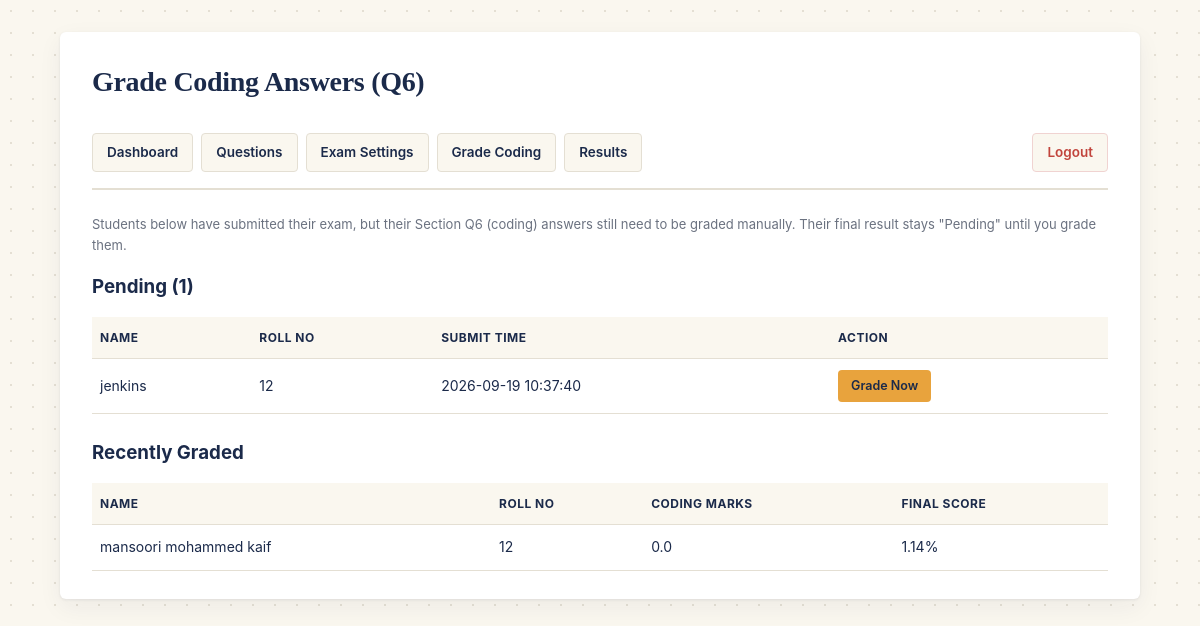
/admin/grade-coding (signed in), run on the app's committed database.
### tables this page shows
CREATE TABLE students (
            id INTEGER PRIMARY KEY AUTOINCREMENT,
            name TEXT NOT NULL,
            roll_no TEXT NOT NULL,
            start_time TIMESTAMP DEFAULT CURRENT_TIMESTAMP,
            submit_time TIMESTAMP,
            total_questions INTEGER,
            correct_answers INTEGER,
            total_marks INTEGER,                    -- poore paper ke total marks (Q1-Q6 sab milaake)
            obtained_marks REAL,                     -- AUTO-graded marks (Q1-Q5) - Q6 isme shaamil NAHI hai
            coding_marks REAL,                       -- Q6 (coding) ke marks - Admin manually deta hai, isliye NULL rehta hai jab tak grade na ho
            coding_graded INTEGER DEFAULT 0,         -- 1 jab Admin ne Q6 poora grade kar diya, tabhi FINAL result ready hota hai
            score REAL,                              -- FINAL score % (sirf coding_graded=1 hone ke baad meaningful)
            question_order TEXT                      -- JSON: is student ke liye shuffled/sampled poora paper
        );

### app.py (the view)
@app.route("/admin/grade-coding")
@login_required
def admin_grade_coding_list():
    conn = get_db_connection()
    pending_students = conn.execute(
        "SELECT * FROM students WHERE submit_time IS NOT NULL AND coding_graded = 0 ORDER BY submit_time ASC"
    ).fetchall()
    graded_students = conn.execute(
        "SELECT * FROM students WHERE submit_time IS NOT NULL AND coding_graded = 1 ORDER BY submit_time DESC LIMIT 20"
    ).fetchall()
    conn.close()
    return render_template("admin_grade_coding.html", pending_students=pending_students, graded_students=graded_students)

### app.py (called while the page is built)
def login_required(view_function):
    @wraps(view_function)
    def wrapper(*args, **kwargs):
        if not session.get("is_admin"):
            return redirect(url_for("admin_login"))
        return view_function(*args, **kwargs)
    return wrapper

### db.py (called while the page is built)
def get_db_connection():
    conn = sqlite3.connect(DB_FULL_PATH)
    conn.row_factory = sqlite3.Row   # column NAME se value nikal sakein
    conn.execute("PRAGMA foreign_keys = ON")
    return conn

### templates/admin_grade_coding.html (shortened to what this page needs)
<!DOCTYPE html>
<html lang="en">
<head>
    <link rel="stylesheet" href="{{ url_for('static', filename='css/style.css') }}">
</head>
<body>
    <div class="admin-container">
        <div class="header"><h1>Grade Coding Answers (Q6)</h1></div>
        {% include "admin_nav.html" %}
        <p style="color: var(--slate); font-size: 13px; margin-bottom:16px;">
            Students below have submitted their exam, but their Section Q6 (coding) answers still need to be graded manually.
            Their final result stays "Pending" until you grade them.
        </p>
        <h3 style="margin-bottom:10px;">Pending ({{ pending_students|length }})</h3>
        {% if pending_students|length == 0 %}
            <p style="color: var(--slate);">Nothing pending — all caught up!</p>
        {% else %}
        <table class="data-table">
            <thead><tr><th>Name</th><th>Roll No</th><th>Submit Time</th><th>Action</th></tr></thead>
            <tbody>
                {% for s in pending_students %}
                <tr>
                    <td>{{ s.name }}</td>
                    <td>{{ s.roll_no }}</td>
                    <td>{{ s.submit_time }}</td>
                    <td><a href="{{ url_for('admin_grade_coding_student', student_id=s.id) }}" class="btn-small btn-grade">Grade Now</a></td>
                </tr>
                {% endfor %}
            </tbody>
        </table>
        {% endif %}
        <h3 style="margin: 24px 0 10px;">Recently Graded</h3>
        {% if graded_students|length == 0 %}
            <p style="color: var(--slate);">None yet.</p>
        {% else %}
        <table class="data-table">
            <thead><tr><th>Name</th><th>Roll No</th><th>Coding Marks</th><th>Final Score</th></tr></thead>
            <tbody>
                {% for s in graded_students %}
                <tr>
                    <td>{{ s.name }}</td>
                    <td>{{ s.roll_no }}</td>
                    <td>{{ s.coding_marks }}</td>
                    <td>{{ s.score }}%</td>
                </tr>
                {% endfor %}
            </tbody>
        </table>
        {% endif %}
    </div>
</body>
</html>

### static/css/style.css (style rules this page uses)
:root { --ink: #1B2A4A; --paper: #FAF7EF; --paper-card: #FFFFFF; --gold: #E8A33D; --gold-dark: #C9861F; --rule-red: #C1443C; --sage: #4F7942; --slate: #6B7280; --line: #E4DFD3; --font-display: Georgia, 'Times New Roman', 'Noto Serif', serif; --font-body: -apple-system, 'Segoe UI', Roboto, Helvetica, Arial, sans-serif; --font-mono: 'Courier New', Courier, monospace; }
* { margin: 0; padding: 0; box-sizing: border-box; }
body { background-color: var(--paper); background-image: radial-gradient(var(--line) 1px, transparent 1px); background-size: 22px 22px; color: var(--ink); font-family: var(--font-body); line-height: 1.6; -webkit-font-smoothing: antialiased; }
.header { margin-bottom: 28px; }
.header h1 { font-family: var(--font-display); color: var(--ink); font-size: 28px; font-weight: 700; letter-spacing: -0.3px; margin-bottom: 4px; }
.admin-container { max-width: 1080px; margin: 32px auto; background: var(--paper-card); padding: 28px 32px; border-radius: 6px; box-shadow: 0 1px 3px rgba(27,42,74,0.08), 0 8px 24px rgba(27,42,74,0.06); }
table.data-table { width: 100%; border-collapse: collapse; margin-top: 15px; font-size: 14px; }
table.data-table th, table.data-table td { padding: 11px 8px; border-bottom: 1px solid var(--line); text-align: left; }
table.data-table th { background-color: var(--paper); color: var(--ink); font-weight: 700; font-size: 12px; text-transform: uppercase; letter-spacing: 0.5px; }
.btn-small { display: inline-block; padding: 6px 13px; border-radius: 4px; font-size: 12.5px; font-weight: 600; text-decoration: none; border: none; cursor: pointer; }
.btn-grade { background-color: var(--gold); color: var(--ink); }

### data on the page
students: name "jenkins", roll_no "12", submit_time "2026-09-19 10:37:40"
students: name "mansoori mohammed kaif", roll_no "12", coding_marks "0.0", score "1.14"

### other printed values
{{ pending_students|length }} "1"
